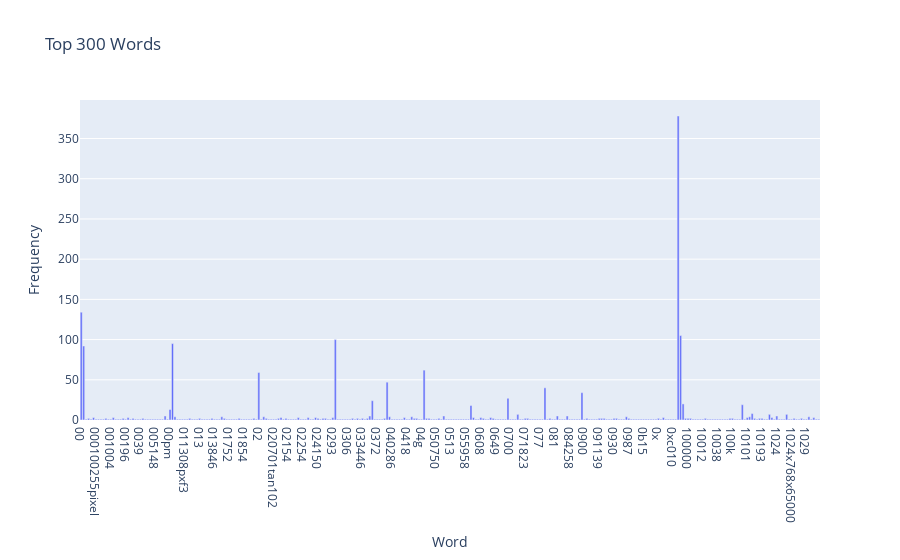

Write notebook code for a chart like this one.
### Markdown cell above
### >>> **Exercise 12 (take home):**
If you want a nicer interactive visualization here, I would encourage you try to install and use plotly to achieve this.

### Code cell
# Answer here
import plotly.express as px

words = count_vect.get_feature_names_out()[:300]
counts = term_frequencies[:300]

fig = px.bar(x=words, y=counts, 
             labels={'x': 'Word', 'y': 'Frequency'}, 
             title='Top 300 Words')
fig.show()

### Figure 1 — Plotly figure (JSON) as saved in the notebook; plotly's stock layout.template omitted (floating-point values rounded to 4 significant figures; data arrays with more than 128 entries replaced by an {"elided": "..."} marker saying what was removed)
{"data": [{"hovertemplate": "Word=%{x}<br>Frequency=%{y}<extra></extra>", "legendgroup": "", "marker": {"color": "#636efa", "pattern": {"shape": ""}}, "name": "", "orientation": "v", "showlegend": false, "textposition": "auto", "type": "bar", "x": {"elided": "300 str values"}, "xaxis": "x", "y": {"elided": "300 int values"}, "yaxis": "y"}], "layout": {"barmode": "relative", "legend": {"tracegroupgap": 0}, "title": {"text": "Top 300 Words"}, "xaxis": {"anchor": "y", "domain": [0, 1], "title": {"text": "Word"}}, "yaxis": {"anchor": "x", "domain": [0, 1], "title": {"text": "Frequency"}}}}
